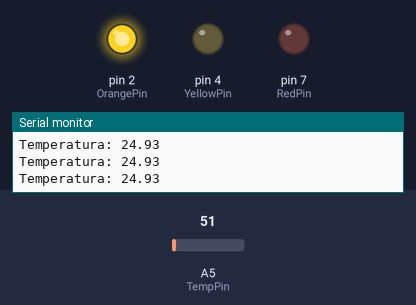
The sketch below on a simulated Arduino Uno, built with avr-gcc and run on an emulated ATmega328P. Parts: output pins drawn as LEDs (lit = HIGH), the last lines printed to the serial monitor. The test bench sets the inputs (shaded band); at power-on: A5 (TempPin) = 51.

Above: at 1.2 s.
1.3 s: A5 (TempPin) set to 58
At 1.6 s:
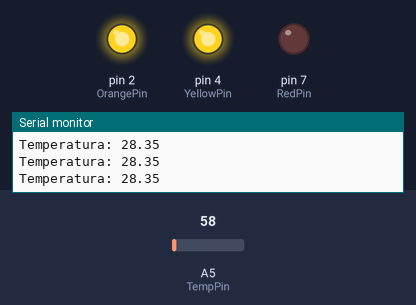
2.8 s: A5 (TempPin) set to 71
At 3.9 s:
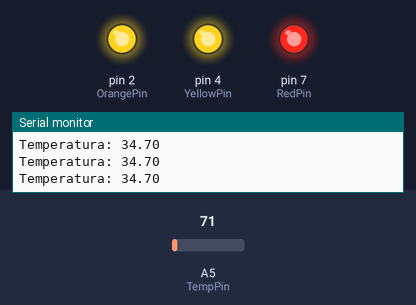
4.3 s: A5 (TempPin) set to 61
At 4.9 s:
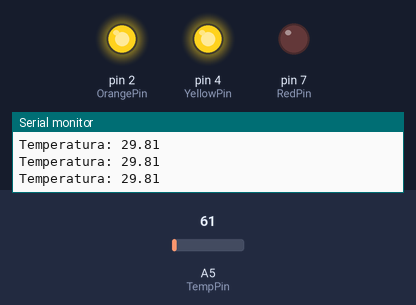
5.8 s: A5 (TempPin) set to 86
At 6.8 s:
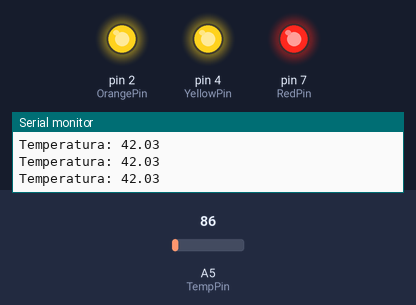
Timing chart, 0 to 8.8 s (numbered marks = the images above; inputs shaded):
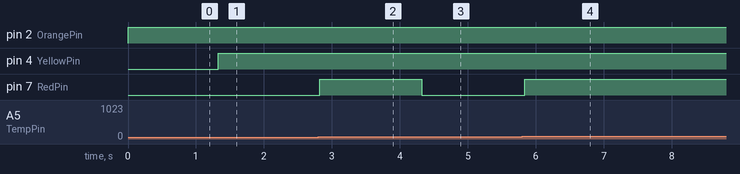

Measured:
- the behaviour switches between 57 and 58 on A5 (TempPin) (found by bisection; images 0 and 1)
- after the input at 1.3 s, pin 4 (YellowPin): LOW → HIGH at once
- after the input at 2.8 s, pin 7 (RedPin): LOW → HIGH at once
- after the input at 4.3 s, pin 7 (RedPin): HIGH → LOW at once
- after the input at 5.8 s, pin 7 (RedPin): LOW → HIGH at once

The sketch:

Tarefa-Extra.ino
```cpp
#define TempPin A5
#define OrangePin 2
#define YellowPin 4
#define RedPin 7
float temp;

void setup() {
  Serial.begin(9600);
  pinMode(TempPin,INPUT);
  pinMode(OrangePin,OUTPUT);
  pinMode(YellowPin,OUTPUT);
  pinMode(RedPin,OUTPUT);
}

void loop() {
  temp = (analogRead(TempPin)*5)/10.23;
  Serial.print("Temperatura: ");
  Serial.println(temp);

  if(temp > 0.0 && temp <= 28) {
    digitalWrite(OrangePin,HIGH);
  }
  else if(temp < 28) {
    digitalWrite(YellowPin,LOW);
    digitalWrite(RedPin,LOW);
  }

  if (temp < 0.0) {
    digitalWrite(OrangePin,LOW);
    digitalWrite(YellowPin,LOW);
    digitalWrite(RedPin,LOW);
  }

  if(temp > 28 && temp <= 30) {
    digitalWrite(OrangePin,HIGH);
    digitalWrite(YellowPin,HIGH);
  }
  else if(temp < 30) {
    digitalWrite(YellowPin,LOW);
  }

  if(temp > 30) {
    digitalWrite(OrangePin,HIGH);
    digitalWrite(YellowPin,HIGH);
    digitalWrite(RedPin,HIGH);
  }
  else {
    digitalWrite(RedPin,LOW);
  }
}
```
